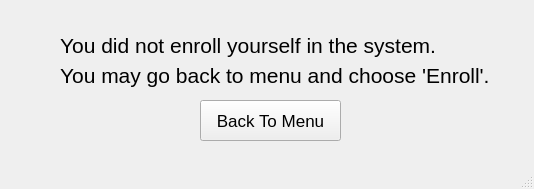
<?xml version="1.0" encoding="UTF-8"?>
<ui version="4.0">
 <class>didntEnroll</class>
 <widget class="QMainWindow" name="didntEnroll">
  <property name="geometry">
   <rect>
    <x>0</x>
    <y>0</y>
    <width>534</width>
    <height>189</height>
   </rect>
  </property>
  <property name="windowTitle">
   <string>MainWindow</string>
  </property>
  <widget class="QWidget" name="centralwidget">
   <widget class="QLabel" name="line2">
    <property name="geometry">
     <rect>
      <x>60</x>
      <y>60</y>
      <width>521</width>
      <height>31</height>
     </rect>
    </property>
    <property name="font">
     <font>
      <pointsize>16</pointsize>
      <weight>50</weight>
      <bold>false</bold>
     </font>
    </property>
    <property name="text">
     <string>You may go back to menu and choose 'Enroll'.</string>
    </property>
   </widget>
   <widget class="QLabel" name="line1">
    <property name="geometry">
     <rect>
      <x>60</x>
      <y>30</y>
      <width>521</width>
      <height>31</height>
     </rect>
    </property>
    <property name="font">
     <font>
      <pointsize>16</pointsize>
      <weight>50</weight>
      <bold>false</bold>
     </font>
    </property>
    <property name="text">
     <string>You did not enroll yourself in the system.</string>
    </property>
   </widget>
   <widget class="QPushButton" name="backToMenu">
    <property name="geometry">
     <rect>
      <x>200</x>
      <y>100</y>
      <width>141</width>
      <height>41</height>
     </rect>
    </property>
    <property name="font">
     <font>
      <pointsize>13</pointsize>
     </font>
    </property>
    <property name="text">
     <string>Back To Menu</string>
    </property>
   </widget>
  </widget>
  <widget class="QMenuBar" name="menubar">
   <property name="geometry">
    <rect>
     <x>0</x>
     <y>0</y>
     <width>534</width>
     <height>21</height>
    </rect>
   </property>
  </widget>
  <widget class="QStatusBar" name="statusbar"/>
 </widget>
 <resources/>
 <connections/>
</ui>
